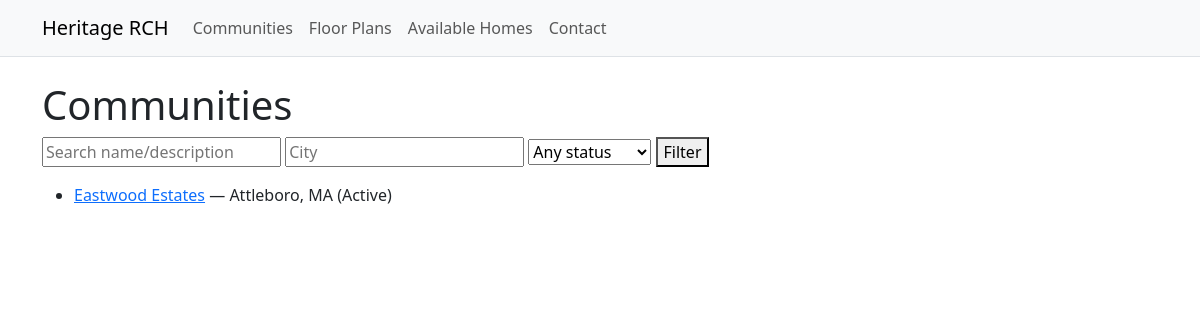
The page /communities/ on the database its author committed.
### catalog/models.py (models this page shows, shortened)
class TimeStampedModel(models.Model):
    created_at = models.DateTimeField(auto_now_add=True, db_index=True)
    updated_at = models.DateTimeField(auto_now=True, db_index=True)
    class Meta:
        abstract = True

class SluggedModel(models.Model):
    slug = models.SlugField(max_length=160, unique=True, help_text="URL slug")
    class Meta:
        abstract = True

class Community(TimeStampedModel, SluggedModel):
    name = models.CharField(max_length=160)
    tagline = models.CharField(max_length=200, blank=True)
    description = models.TextField(blank=True)
    status = models.CharField(
        max_length=20, choices=CommunityStatus.choices, default=CommunityStatus.ACTIVE
    )
    city = models.CharField(max_length=120, blank=True)
    county = models.CharField(max_length=120, blank=True)
    state = models.CharField(max_length=2, default="MA")
    school_district = models.CharField(max_length=160, blank=True)
    latitude = models.DecimalField(max_digits=9, decimal_places=6, null=True, blank=True)
    longitude = models.DecimalField(max_digits=9, decimal_places=6, null=True, blank=True)
    amenities = models.ManyToManyField(Amenity, blank=True, related_name="communities")
    photos = GenericRelation(Photo)
    attachments = GenericRelation(Attachment)
    class Meta: # type: ignore
        ordering = ["name"]
        indexes = [
            models.Index(fields=["status"]),
            models.Index(fields=["city", "state"]),
        ]
    def get_absolute_url(self):  # pragma: no cover
        return reverse("catalog:community_detail", args=[self.slug])

### catalog/views/community.py (the view)
# urls.py: path("communities/", CommunityListView.as_view(), name="community_list"),
class CommunityListView(ListView):
    model = Community
    template_name = "catalog/community_list.html"
    paginate_by = 12
    def get_queryset(self):
        qs = super().get_queryset().select_related()
        status = self.request.GET.get("status")
        city = self.request.GET.get("city")
        q = self.request.GET.get("q")
        if status in dict(CommunityStatus.choices):
            qs = qs.filter(status=status)
        if city:
            qs = qs.filter(city__icontains=city)
        if q:
            qs = qs.filter(Q(name__icontains=q) | Q(description__icontains=q))
        return qs
    def get_context_data(self, **kwargs):
        ctx = super().get_context_data(**kwargs)
        ctx["status_choices"] = CommunityStatus.choices
        return ctx

### templates/catalog/community_list.html (shortened to what this page needs)
{% extends 'base.html' %}
{% load static %}
{% block content %}
<h1>Communities</h1>
<form method="get" style="margin-bottom:1rem;">
  <input type="text" name="q" placeholder="Search name/description" value="{{ request.GET.q }}"/>
  <input type="text" name="city" placeholder="City" value="{{ request.GET.city }}"/>
  <select name="status">
    <option value="">Any status</option>
  </select>
  <button type="submit">Filter</button>
</form>
<ul>
  {% for obj in object_list %}
    <li><a href="{{ obj.get_absolute_url }}">{{ obj.name }}</a> — {{ obj.city }}, {{ obj.state }} ({{ obj.get_status_display }})</li>
  {% empty %}
    <li>No communities yet.</li>
  {% endfor %}
</ul>
{% endblock %}

### rows shown on the page
Community: name "Eastwood Estates", city "Attleboro", state "MA", status "Active"
